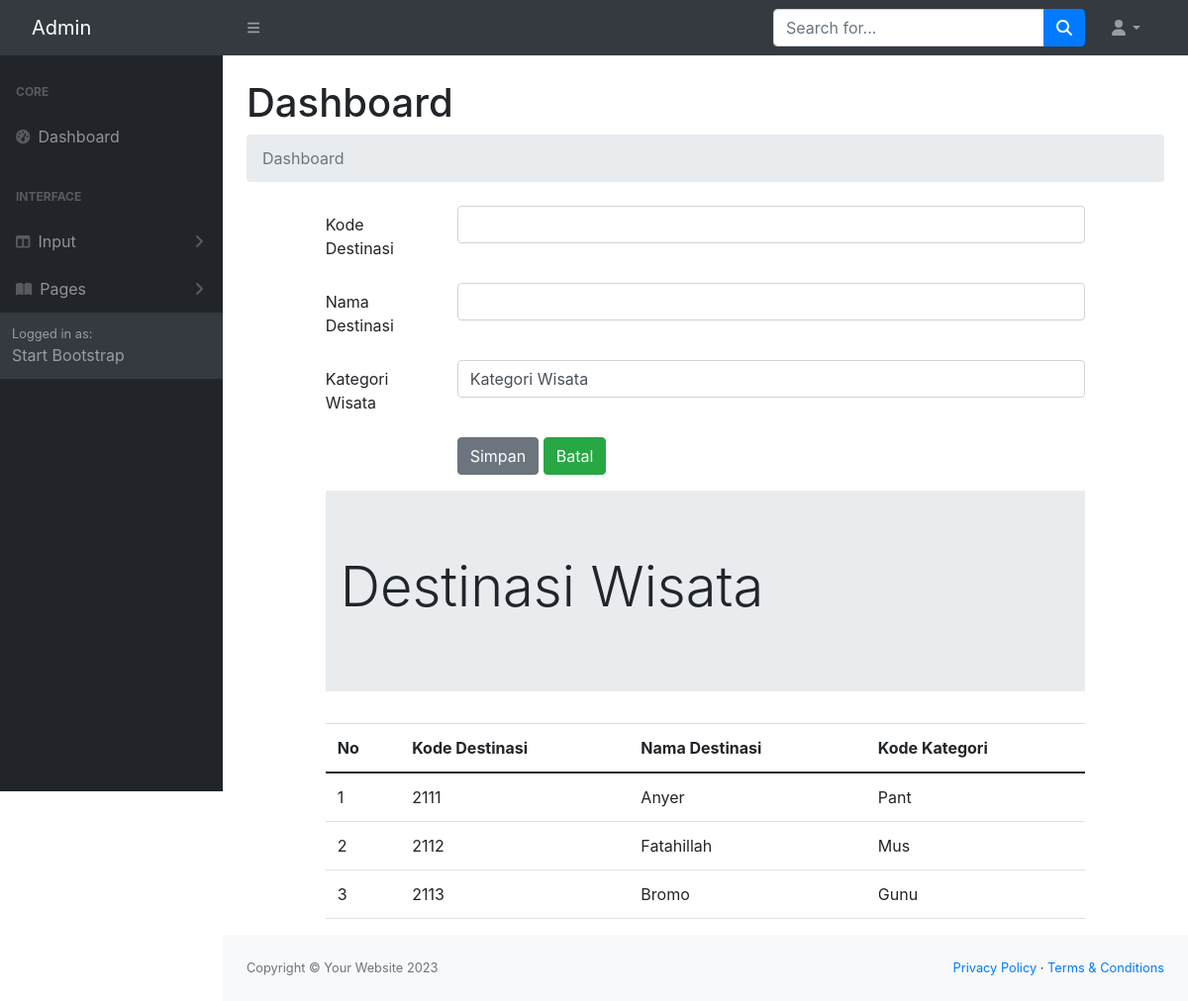
The page /ADMIN/d-destinasi.php on the database its author committed.
### tables this page shows
CREATE TABLE `destinasi` (
  `destinasiKODE` char(4) NOT NULL,
  `destinasiNAMA` varchar(120) NOT NULL,
  `kategoriKODE` char(4) NOT NULL,
  `destinasiFILE` char(120) NOT NULL,
  `destinasiKET` char(120) NOT NULL
);

### ADMIN/destinasi.php (the view, shortened to what this page needs)
<!DOCTYPE html>
<?php
    include "include/config.php";
?>
<head>
    <link rel="stylesheet" type="text/css" href="css/bootstrap.min.css">
    <link rel="stylesheet" type="text/css" href="https://cdnjs.cloudflare.com/ajax/libs/select2/4.0.13/css/select2.min.css">
    <link rel="stylesheet" href="https://cdn.jsdelivr.net/npm/bootstrap@4.0.0/dist/css/bootstrap.min.css">
</head>
<body>
    <div class="row">
        <div class="col-sm-1">
        </div>
        <div class="col-sm-10">
<form method="POST">
    <div class="mb-3 row">
    <label for="kodedestinasi" class="col-sm-2 col-form-label">Kode Destinasi</label>
    <div class="col-sm-10">
      <input type="text" class="form-control" name="kodedestinasi" id="kodedestinasi">
    </div>
  </div>
  <div class="mb-3 row">
    <label for="namadestinasi" class="col-sm-2 col-form-label">Nama Destinasi</label>
    <div class="col-sm-10">
      <input type="text" class="form-control" name="namadestinasi" id="namadestinasi">
    </div>
  </div>
  <div class="mb-3 row">
    <label for="kodedestinasi" class="col-sm-2 col-form-label">Kategori Wisata</label>
    <div class="col-sm-10">
        <select class="form-control" name="kodekategori" id="kodekategori">
            <option>Kategori Wisata</option>
        </select>
    </div>
  </div>
<div class="form-group row">
    <div class="col-sm-2">
    </div>
    <div class="col-sm-10">
  <div class="tombol">
        <button type="submit" class="btn btn-secondary" value="Simpan" name = "Simpan">Simpan</button>
        <input type="reset" class="btn btn-success" value="Batal" name = "Batal">
    </div>
    </div>
    </div>
</form>
<div class="jumbotron jumbotron-fluid">
                <div class="container">
                    <h1 class="display-4">Destinasi Wisata</h1>
                </div>
            </div>
<table class="table table-hover">
  <thead>
    <tr>
      <th scope="col">No</th>
      <th scope="col">Kode Destinasi</th>
      <th scope="col">Nama Destinasi</th>
      <th scope="col">Kode Kategori</th>
    </tr>
  </thead>
  <tbody>
    <?php
    $query = mysqli_query($connection, "select destinasi.* from destinasi");
    $nomor = 1;
    while($row = mysqli_fetch_array($query))
    {
    ?>
    <tr>
      <td><?php echo $nomor; ?></td>
      <td><?php echo $row['destinasiKODE']; ?></td>
      <td><?php echo $row['destinasiNAMA']; ?></td>
      <td><?php echo $row['kategoriKODE']; ?></td>
    </tr>
    <tr>
        <?php $nomor = $nomor + 1; ?>
      <?php } ?>
  </tbody>
</table>
</div>
</div>
</body>
</html>

### rows shown on the page
destinasi: destinasiKODE "2111", destinasiNAMA "Anyer", kategoriKODE "Pant"
destinasi: destinasiKODE "2112", destinasiNAMA "Fatahillah", kategoriKODE "Mus"
destinasi: destinasiKODE "2113", destinasiNAMA "Bromo", kategoriKODE "Gunu"
